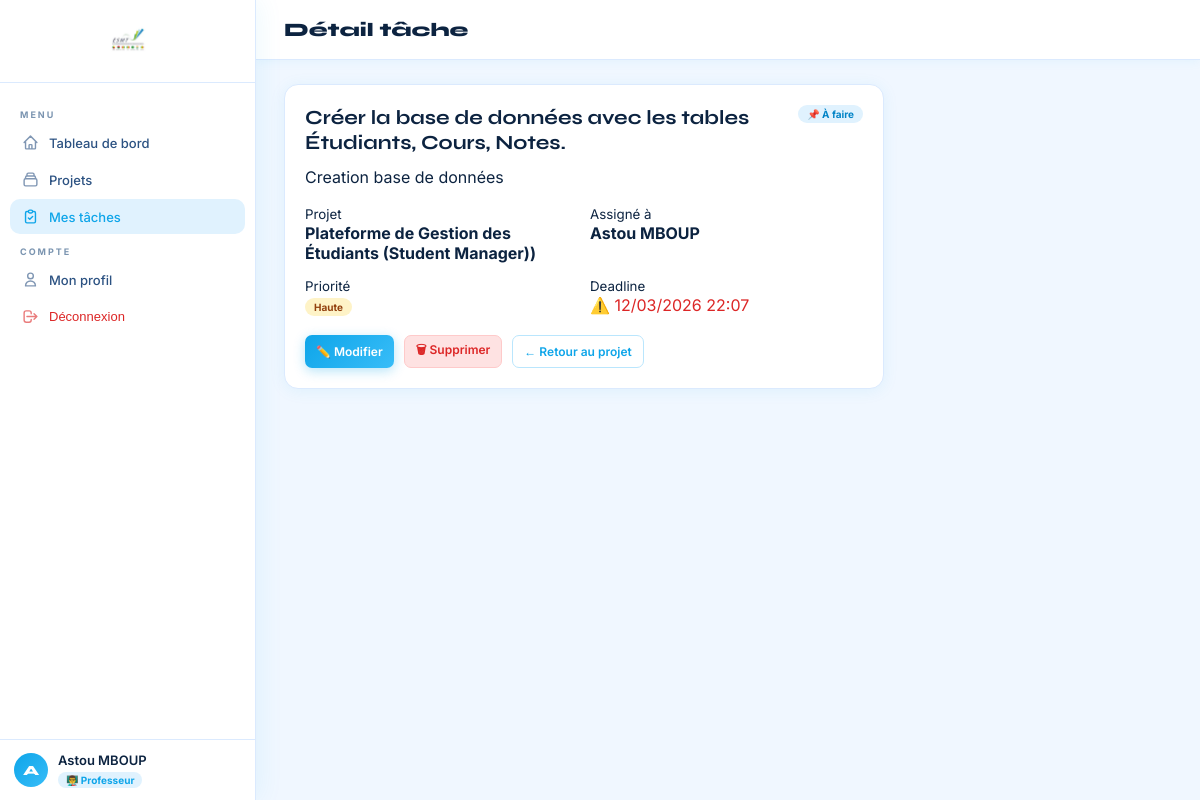
The app's page /tasks/1/ (signed in) with its own data.
### users/models.py (models this page shows, shortened)
class User(AbstractUser):
    ROLE_ETUDIANT = 'etudiant'
    ROLE_PROFESSEUR = 'professeur'
    ROLE_CHOICES = [
        (ROLE_ETUDIANT, 'Étudiant'),
        (ROLE_PROFESSEUR, 'Professeur'),
    ]
    role = models.CharField(max_length=20, choices=ROLE_CHOICES, default=ROLE_ETUDIANT)
    avatar = models.ImageField(upload_to='avatars/', null=True, blank=True)
    bio = models.TextField(blank=True)
    class Meta:
        verbose_name = 'Utilisateur'
        verbose_name_plural = 'Utilisateurs'
    @property
    def is_professeur(self):
        return self.role == self.ROLE_PROFESSEUR

### tasks/models.py (models this page shows, shortened)
class Task(models.Model):
    STATUS_CHOICES = [
        ('a_faire', 'À faire'),
        ('en_cours', 'En cours'),
        ('termine', 'Terminé'),
    ]
    PRIORITY_CHOICES = [
        ('basse', 'Basse'),
        ('moyenne', 'Moyenne'),
        ('haute', 'Haute'),
    ]
    project = models.ForeignKey(Project, on_delete=models.CASCADE, related_name='tasks')
    title = models.CharField(max_length=200)
    description = models.TextField(blank=True)
    deadline = models.DateTimeField()
    status = models.CharField(max_length=20, choices=STATUS_CHOICES, default='a_faire')
    priority = models.CharField(max_length=10, choices=PRIORITY_CHOICES, default='moyenne')
    assigned_to = models.ForeignKey(
        User, on_delete=models.SET_NULL, null=True, blank=True,
        related_name='assigned_tasks'
    )
    created_by = models.ForeignKey(User, on_delete=models.CASCADE, related_name='created_tasks')
    created_at = models.DateTimeField(auto_now_add=True)
    updated_at = models.DateTimeField(auto_now=True)
    completed_at = models.DateTimeField(null=True, blank=True)
    class Meta:
        verbose_name = 'Tâche'
        verbose_name_plural = 'Tâches'
        ordering = ['-created_at']
    @property
    def is_overdue(self):
        from django.utils import timezone
        if not self.deadline:
            return False
        return self.status != 'termine' and self.deadline < timezone.now()

### projects/models.py (models this page shows, shortened)
class Project(models.Model):
    STATUS_CHOICES = [
        ('actif', 'Actif'),
        ('en_pause', 'En pause'),
        ('termine', 'Terminé'),
        ('archive', 'Archivé'),
    ]
    name = models.CharField(max_length=200)
    description = models.TextField(blank=True)
    creator = models.ForeignKey(User, on_delete=models.CASCADE, related_name='created_projects')
    members = models.ManyToManyField(User, related_name='member_projects', blank=True)
    status = models.CharField(max_length=20, choices=STATUS_CHOICES, default='actif')
    start_date = models.DateField(null=True, blank=True)
    end_date = models.DateField(null=True, blank=True)
    created_at = models.DateTimeField(auto_now_add=True)
    updated_at = models.DateTimeField(auto_now=True)
    class Meta:
        ordering = ['-created_at']

### tasks/views.py (the view)
# urls.py: path('<int:pk>/', views.task_detail_view, name='task-detail'),
@login_required
def task_detail_view(request, pk):
    task = get_object_or_404(Task, pk=pk)
    user = request.user
    is_project_creator = (task.project.creator == user)
    is_assigned = (task.assigned_to == user)
    is_member = user in task.project.members.all()
    if not is_project_creator and not is_assigned and not is_member:
        messages.error(request, "Accès non autorisé.")
        return redirect('task-list')
    return render(request, 'tasks/detail.html', {
        'task': task,
        'is_project_creator': is_project_creator,
        'is_assigned': is_assigned,
    })

### templates/tasks/detail.html (shortened to what this page needs)
{% extends 'base.html' %}
{% block page_title %}Détail tâche{% endblock %}
{% block content %}
<div style="max-width:600px;">
  <div class="card">
    <div style="display:flex;justify-content:space-between;align-items:flex-start;">
      <h2 style="font-family:'Syne',sans-serif;font-size:20px;font-weight:700;">{{ task.title }}</h2>
      {% if task.status == 'termine' %}<span class="badge badge-success">✅ Terminé</span>
      {% elif task.status == 'en_cours' %}<span class="badge badge-warning">⏳ En cours</span>
      {% else %}<span class="badge badge-info">📌 À faire</span>{% endif %}
    </div>
    <p style="color:var(--text-muted);margin:12px 0;">{{ task.description|default:"Aucune description." }}</p>
    <div style="display:grid;grid-template-columns:1fr 1fr;gap:12px;margin-top:16px;">
      <div><small style="color:var(--text-muted);">Projet</small><br><strong>{{ task.project.name }}</strong></div>
      <div><small style="color:var(--text-muted);">Assigné à</small><br><strong>{{ task.assigned_to.get_full_name|default:task.assigned_to.username|default:"—" }}</strong></div>
      <div><small style="color:var(--text-muted);">Priorité</small><br>
        {% if task.priority == 'urgente' %}<span class="badge badge-danger">Urgente</span>
        {% elif task.priority == 'haute' %}<span class="badge badge-warning">Haute</span>
        {% else %}<span class="badge badge-info">{{ task.get_priority_display }}</span>{% endif %}
      </div>
      <div><small style="color:var(--text-muted);">Deadline</small><br>
        {% if task.deadline %}
          {% if task.is_overdue %}<span style="color:var(--danger);">⚠️ {{ task.deadline|date:"d/m/Y H:i" }}</span>
          {% else %}{{ task.deadline|date:"d/m/Y H:i" }}{% endif %}
        {% else %}—{% endif %}
      </div>
    </div>
    <div style="margin-top:20px;display:flex;gap:10px;">
      {% if task.project.creator == request.user or task.assigned_to == request.user %}
      <a href="{% url 'task-edit' task.pk %}" class="btn btn-primary btn-sm">✏️ Modifier</a>
      {% endif %}
      {% if task.project.creator == request.user %}
      <a href="{% url 'task-delete' task.pk %}" class="btn btn-danger btn-sm">🗑 Supprimer</a>
      {% endif %}
      <a href="{% url 'project-detail' task.project.pk %}" class="btn btn-outline btn-sm">← Retour au projet</a>
    </div>
  </div>
</div>
{% endblock %}

### templates/base.html (shortened to what this page needs)
<!DOCTYPE html>
<html lang="fr">
<head>
</head>
<body>
<aside class="sidebar">
  <div class="sidebar-logo">
    <img alt="ESMT Logo"/>
  </div>
  <nav class="sidebar-nav">
    <div class="nav-section">Menu</div>
    <a href="{% url 'dashboard' %}" class="nav-item {% if 'dashboard' in request.resolver_match.url_name %}active{% endif %}">
      <svg width="17" height="17" fill="none" stroke="currentColor" viewBox="0 0 24 24"><path stroke-linecap="round" stroke-linejoin="round" stroke-width="2" d="M3 12l2-2m0 0l7-7 7 7M5 10v10a1 1 0 001 1h3m10-11l2 2m-2-2v10a1 1 0 01-1 1h-3m-6 0a1 1 0 001-1v-4a1 1 0 011-1h2a1 1 0 011 1v4a1 1 0 001 1m-6 0h6"/></svg>
      Tableau de bord
    </a>
    <a href="{% url 'project-list' %}" class="nav-item {% if 'project' in request.resolver_match.url_name %}active{% endif %}">
      <svg width="17" height="17" fill="none" stroke="currentColor" viewBox="0 0 24 24"><path stroke-linecap="round" stroke-linejoin="round" stroke-width="2" d="M19 11H5m14 0a2 2 0 012 2v6a2 2 0 01-2 2H5a2 2 0 01-2-2v-6a2 2 0 012-2m14 0V9a2 2 0 00-2-2M5 11V9a2 2 0 012-2m0 0V5a2 2 0 012-2h6a2 2 0 012 2v2M7 7h10"/></svg>
      Projets
    </a>
    <a href="{% url 'task-list' %}" class="nav-item {% if 'task' in request.resolver_match.url_name %}active{% endif %}">
      <svg width="17" height="17" fill="none" stroke="currentColor" viewBox="0 0 24 24"><path stroke-linecap="round" stroke-linejoin="round" stroke-width="2" d="M9 5H7a2 2 0 00-2 2v12a2 2 0 002 2h10a2 2 0 002-2V7a2 2 0 00-2-2h-2M9 5a2 2 0 002 2h2a2 2 0 002-2M9 5a2 2 0 012-2h2a2 2 0 012 2m-6 9l2 2 4-4"/></svg>
      Mes tâches
    </a>
    <div class="nav-section">Compte</div>
    <a href="{% url 'profile' %}" class="nav-item {% if request.resolver_match.url_name == 'profile' %}active{% endif %}">
      <svg width="17" height="17" fill="none" stroke="currentColor" viewBox="0 0 24 24"><path stroke-linecap="round" stroke-linejoin="round" stroke-width="2" d="M16 7a4 4 0 11-8 0 4 4 0 018 0zM12 14a7 7 0 00-7 7h14a7 7 0 00-7-7z"/></svg>
      Mon profil
    </a>
    <form method="post" action="{% url 'logout' %}" style="margin:0;">
      <button type="submit" class="nav-item danger" style="width:100%;border:none;background:none;cursor:pointer;text-align:left;">
        <svg width="17" height="17" fill="none" stroke="currentColor" viewBox="0 0 24 24"><path stroke-linecap="round" stroke-linejoin="round" stroke-width="2" d="M17 16l4-4m0 0l-4-4m4 4H7m6 4v1a3 3 0 01-3 3H6a3 3 0 01-3-3V7a3 3 0 013-3h4a3 3 0 013 3v1"/></svg>
        Déconnexion
      </button>
    </form>
  </nav>
  {% if user.is_authenticated %}
  <div class="sidebar-user">
    <div class="user-av">{{ user.username|first|upper }}</div>
    <div>
      <div class="user-name">{{ user.get_full_name|default:user.username }}</div>
      <span class="user-role {% if not user.is_professeur %}etudiant{% endif %}">
        {% if user.is_professeur %}👨‍🏫 Professeur{% else %}🎓 Étudiant{% endif %}
      </span>
    </div>
  </div>
  {% endif %}
</aside>
<div class="main">
  <div class="topbar">
    <div class="topbar-title">{% block page_title %}{% endblock %}</div>
  </div>
  <div class="content">
    {% block content %}{% endblock %}
  </div>
</div>
</body>
</html>

### records on screen
User: username|first "A", get_full_name "Astou MBOUP"
Task: title "Créer la base de données avec les tables Étudiants, Cours, Notes.", description "Creation base de données", project.name "Plateforme de Gestion des Étudiants (Student Manager))", assigned_to.get_full_name "Astou MBOUP", deadline "12/03/2026 22:07"
